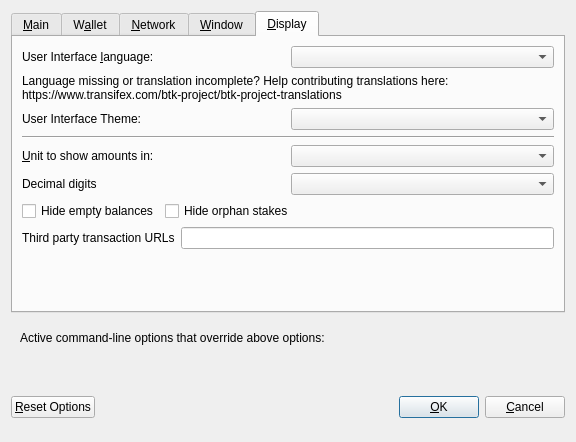
<?xml version="1.0" encoding="UTF-8"?>
<ui version="4.0">
 <class>OptionsDialog</class>
 <widget class="QDialog" name="OptionsDialog">
  <property name="geometry">
   <rect>
    <x>0</x>
    <y>0</y>
    <width>576</width>
    <height>442</height>
   </rect>
  </property>
  <property name="windowTitle">
   <string>Options</string>
  </property>
  <property name="modal">
   <bool>true</bool>
  </property>
  <layout class="QVBoxLayout" name="verticalLayout">
   <item>
    <widget class="QTabWidget" name="tabWidget">
     <property name="currentIndex">
      <number>4</number>
     </property>
     <widget class="QWidget" name="tabMain">
      <attribute name="title">
       <string>&amp;Main</string>
      </attribute>
      <layout class="QVBoxLayout" name="verticalLayout_Main">
       <item>
        <widget class="QCheckBox" name="bitcoinAtStartup">
         <property name="toolTip">
          <string>Automatically start BTK after logging in to the system.</string>
         </property>
         <property name="text">
          <string>&amp;Start BTK on system login</string>
         </property>
        </widget>
       </item>
       <item>
        <layout class="QHBoxLayout" name="horizontalLayout_2_Main">
         <item>
          <widget class="QLabel" name="databaseCacheLabel">
           <property name="text">
            <string>Size of &amp;database cache</string>
           </property>
           <property name="textFormat">
            <enum>Qt::PlainText</enum>
           </property>
           <property name="buddy">
            <cstring>databaseCache</cstring>
           </property>
          </widget>
         </item>
         <item>
          <widget class="QSpinBox" name="databaseCache"/>
         </item>
         <item>
          <widget class="QLabel" name="databaseCacheUnitLabel">
           <property name="text">
            <string>MB</string>
           </property>
           <property name="textFormat">
            <enum>Qt::PlainText</enum>
           </property>
          </widget>
         </item>
         <item>
          <spacer name="horizontalSpacer_2_Main">
           <property name="orientation">
            <enum>Qt::Horizontal</enum>
           </property>
           <property name="sizeHint" stdset="0">
            <size>
             <width>40</width>
             <height>20</height>
            </size>
           </property>
          </spacer>
         </item>
        </layout>
       </item>
       <item>
        <layout class="QHBoxLayout" name="horizontalLayout_3_Main">
         <item>
          <widget class="QLabel" name="threadsScriptVerifLabel">
           <property name="text">
            <string>Number of script &amp;verification threads</string>
           </property>
           <property name="textFormat">
            <enum>Qt::PlainText</enum>
           </property>
           <property name="buddy">
            <cstring>threadsScriptVerif</cstring>
           </property>
          </widget>
         </item>
         <item>
          <widget class="QSpinBox" name="threadsScriptVerif">
           <property name="toolTip">
            <string>(0 = auto, &lt;0 = leave that many cores free)</string>
           </property>
          </widget>
         </item>
         <item>
          <spacer name="horizontalSpacer_3_Main">
           <property name="orientation">
            <enum>Qt::Horizontal</enum>
           </property>
           <property name="sizeHint" stdset="0">
            <size>
             <width>40</width>
             <height>20</height>
            </size>
           </property>
          </spacer>
         </item>
        </layout>
       </item>
       <item>
        <spacer name="verticalSpacer_2">
         <property name="orientation">
          <enum>Qt::Vertical</enum>
         </property>
         <property name="sizeHint" stdset="0">
          <size>
           <width>20</width>
           <height>40</height>
          </size>
         </property>
        </spacer>
       </item>
       <item>
        <widget class="QCheckBox" name="checkBoxZeromintEnable">
         <property name="toolTip">
          <string>Enable automatic minting of BTK units to zBTK</string>
         </property>
         <property name="layoutDirection">
          <enum>Qt::LeftToRight</enum>
         </property>
         <property name="text">
          <string>Enable zBTK Automint</string>
         </property>
        </widget>
       </item>
       <item>
        <layout class="QHBoxLayout" name="horizontalLayout_3">
         <item>
          <widget class="QLabel" name="percentage_label">
           <property name="toolTip">
            <string>Percentage of incoming BTK which get automatically converted to zBTK via Zerocoin Protocol (min: 10%)</string>
           </property>
           <property name="text">
            <string>Percentage of autominted zBTK</string>
           </property>
          </widget>
         </item>
         <item>
          <widget class="QSpinBox" name="zeromintPercentage">
           <property name="minimum">
            <number>1</number>
           </property>
           <property name="maximum">
            <number>100</number>
           </property>
          </widget>
         </item>
        </layout>
       </item>
       <item>
        <layout class="QHBoxLayout" name="horizontalLayout" stretch="0,0">
         <property name="sizeConstraint">
          <enum>QLayout::SetFixedSize</enum>
         </property>
         <item>
          <widget class="QLabel" name="labelPreferredDenom">
           <property name="maximumSize">
            <size>
             <width>16777215</width>
             <height>16777215</height>
            </size>
           </property>
           <property name="toolTip">
            <string>Wait with automatic conversion to Zerocoin until enough BTK for this denomination is available</string>
           </property>
           <property name="text">
            <string>Preferred Automint zBTK Denomination</string>
           </property>
          </widget>
         </item>
         <item>
          <widget class="QComboBox" name="preferredDenom">
           <property name="maximumSize">
            <size>
             <width>16777215</width>
             <height>27</height>
            </size>
           </property>
           <property name="toolTip">
            <string>Wait with automatic conversion to Zerocoin until enough BTK for this denomination is available</string>
           </property>
           <property name="maxVisibleItems">
            <number>9</number>
           </property>
           <property name="maxCount">
            <number>9</number>
           </property>
          </widget>
         </item>
        </layout>
       </item>
      </layout>
     </widget>
     <widget class="QWidget" name="tabWallet">
      <attribute name="title">
       <string>W&amp;allet</string>
      </attribute>
      <layout class="QVBoxLayout" name="verticalLayout_Wallet">
       <item>
        <layout class="QHBoxLayout" name="horizontalLayout_2_Wallet">
         <item>
          <widget class="QLabel" name="labelStakeSplitThresholdText">
           <property name="text">
            <string>Stake split threshold:</string>
           </property>
          </widget>
         </item>
         <item>
          <widget class="QSpinBox" name="spinBoxStakeSplitThreshold">
           <property name="minimum">
            <number>1</number>
           </property>
           <property name="maximum">
            <number>999999</number>
           </property>
          </widget>
         </item>
        </layout>
       </item>
       <item>
        <widget class="QGroupBox" name="groupBox">
         <property name="title">
          <string>Expert</string>
         </property>
         <layout class="QVBoxLayout" name="verticalLayout_2">
          <item>
           <widget class="QCheckBox" name="coinControlFeatures">
            <property name="toolTip">
             <string>Whether to show coin control features or not.</string>
            </property>
            <property name="text">
             <string>Enable coin &amp;control features</string>
            </property>
           </widget>
          </item>
          <item>
           <widget class="QCheckBox" name="showMasternodesTab">
            <property name="toolTip">
             <string>Show additional tab listing all your masternodes in first sub-tab&lt;br/&gt;and all masternodes on the network in second sub-tab.</string>
            </property>
            <property name="text">
             <string>Show Masternodes Tab</string>
            </property>
           </widget>
          </item>
          <item>
           <widget class="QCheckBox" name="spendZeroConfChange">
            <property name="toolTip">
             <string>If you disable the spending of unconfirmed change, the change from a transaction&lt;br/&gt;cannot be used until that transaction has at least one confirmation.&lt;br/&gt;This also affects how your balance is computed.</string>
            </property>
            <property name="text">
             <string>&amp;Spend unconfirmed change</string>
            </property>
           </widget>
          </item>
         </layout>
        </widget>
       </item>
       <item>
        <spacer name="verticalSpacer_Wallet">
         <property name="orientation">
          <enum>Qt::Vertical</enum>
         </property>
         <property name="sizeHint" stdset="0">
          <size>
           <width>20</width>
           <height>40</height>
          </size>
         </property>
        </spacer>
       </item>
      </layout>
     </widget>
     <widget class="QWidget" name="tabNetwork">
      <attribute name="title">
       <string>&amp;Network</string>
      </attribute>
      <layout class="QVBoxLayout" name="verticalLayout_Network">
       <item>
        <widget class="QCheckBox" name="mapPortUpnp">
         <property name="toolTip">
          <string>Automatically open the BTK client port on the router. This only works when your router supports UPnP and it is enabled.</string>
         </property>
         <property name="text">
          <string>Map port using &amp;UPnP</string>
         </property>
        </widget>
       </item>
       <item>
        <widget class="QCheckBox" name="allowIncoming">
         <property name="toolTip">
          <string>Accept connections from outside</string>
         </property>
         <property name="text">
          <string>Allow incoming connections</string>
         </property>
        </widget>
       </item>
       <item>
        <widget class="QCheckBox" name="connectSocks">
         <property name="toolTip">
          <string>Connect to the BTK network through a SOCKS5 proxy.</string>
         </property>
         <property name="text">
          <string>&amp;Connect through SOCKS5 proxy (default proxy):</string>
         </property>
        </widget>
       </item>
       <item>
        <layout class="QHBoxLayout" name="horizontalLayout_1_Network">
         <item>
          <widget class="QLabel" name="proxyIpLabel">
           <property name="text">
            <string>Proxy &amp;IP:</string>
           </property>
           <property name="textFormat">
            <enum>Qt::PlainText</enum>
           </property>
           <property name="buddy">
            <cstring>proxyIp</cstring>
           </property>
          </widget>
         </item>
         <item>
          <widget class="QValidatedLineEdit" name="proxyIp">
           <property name="minimumSize">
            <size>
             <width>140</width>
             <height>0</height>
            </size>
           </property>
           <property name="maximumSize">
            <size>
             <width>140</width>
             <height>16777215</height>
            </size>
           </property>
           <property name="toolTip">
            <string>IP address of the proxy (e.g. IPv4: 127.0.0.1 / IPv6: ::1)</string>
           </property>
          </widget>
         </item>
         <item>
          <widget class="QLabel" name="proxyPortLabel">
           <property name="text">
            <string>&amp;Port:</string>
           </property>
           <property name="textFormat">
            <enum>Qt::PlainText</enum>
           </property>
           <property name="buddy">
            <cstring>proxyPort</cstring>
           </property>
          </widget>
         </item>
         <item>
          <widget class="QLineEdit" name="proxyPort">
           <property name="minimumSize">
            <size>
             <width>55</width>
             <height>0</height>
            </size>
           </property>
           <property name="maximumSize">
            <size>
             <width>55</width>
             <height>16777215</height>
            </size>
           </property>
           <property name="toolTip">
            <string>Port of the proxy (e.g. 9050)</string>
           </property>
          </widget>
         </item>
         <item>
          <spacer name="horizontalSpacer_1_Network">
           <property name="orientation">
            <enum>Qt::Horizontal</enum>
           </property>
           <property name="sizeHint" stdset="0">
            <size>
             <width>40</width>
             <height>20</height>
            </size>
           </property>
          </spacer>
         </item>
        </layout>
       </item>
       <item>
        <spacer name="verticalSpacer_Network">
         <property name="orientation">
          <enum>Qt::Vertical</enum>
         </property>
         <property name="sizeHint" stdset="0">
          <size>
           <width>20</width>
           <height>40</height>
          </size>
         </property>
        </spacer>
       </item>
      </layout>
     </widget>
     <widget class="QWidget" name="tabWindow">
      <attribute name="title">
       <string>&amp;Window</string>
      </attribute>
      <layout class="QVBoxLayout" name="verticalLayout_Window">
       <item>
        <widget class="QCheckBox" name="minimizeToTray">
         <property name="toolTip">
          <string>Show only a tray icon after minimizing the window.</string>
         </property>
         <property name="text">
          <string>&amp;Minimize to the tray instead of the taskbar</string>
         </property>
        </widget>
       </item>
       <item>
        <widget class="QCheckBox" name="minimizeOnClose">
         <property name="toolTip">
          <string>Minimize instead of exit the application when the window is closed. When this option is enabled, the application will be closed only after selecting Quit in the menu.</string>
         </property>
         <property name="text">
          <string>M&amp;inimize on close</string>
         </property>
        </widget>
       </item>
       <item>
        <spacer name="verticalSpacer_Window">
         <property name="orientation">
          <enum>Qt::Vertical</enum>
         </property>
         <property name="sizeHint" stdset="0">
          <size>
           <width>20</width>
           <height>40</height>
          </size>
         </property>
        </spacer>
       </item>
      </layout>
     </widget>
     <widget class="QWidget" name="tabDisplay">
      <attribute name="title">
       <string>&amp;Display</string>
      </attribute>
      <layout class="QVBoxLayout" name="verticalLayout_Display">
       <item>
        <layout class="QHBoxLayout" name="horizontalLayout_1_Display">
         <item>
          <widget class="QLabel" name="langLabel">
           <property name="text">
            <string>User Interface &amp;language:</string>
           </property>
           <property name="textFormat">
            <enum>Qt::PlainText</enum>
           </property>
           <property name="buddy">
            <cstring>lang</cstring>
           </property>
          </widget>
         </item>
         <item>
          <widget class="QValueComboBox" name="lang">
           <property name="toolTip">
            <string>The user interface language can be set here. This setting will take effect after restarting BTK.</string>
           </property>
          </widget>
         </item>
        </layout>
       </item>
       <item>
        <widget class="QLabel" name="label_3">
         <property name="toolTip">
          <string notr="true"/>
         </property>
         <property name="statusTip">
          <string notr="true"/>
         </property>
         <property name="whatsThis">
          <string notr="true"/>
         </property>
         <property name="accessibleName">
          <string notr="true"/>
         </property>
         <property name="text">
          <string>Language missing or translation incomplete? Help contributing translations here:
https://www.transifex.com/btk-project/btk-project-translations</string>
         </property>
         <property name="wordWrap">
          <bool>true</bool>
         </property>
         <property name="openExternalLinks">
          <bool>true</bool>
         </property>
         <property name="textInteractionFlags">
          <set>Qt::TextBrowserInteraction</set>
         </property>
        </widget>
       </item>
       <item>
        <layout class="QHBoxLayout" name="horizontalLayout_2_Display" stretch="0,0">
         <item>
          <widget class="QLabel" name="themeLabel">
           <property name="text">
            <string>User Interface Theme:</string>
           </property>
          </widget>
         </item>
         <item>
          <widget class="QValueComboBox" name="theme"/>
         </item>
        </layout>
       </item>
       <item>
        <widget class="Line" name="line">
         <property name="orientation">
          <enum>Qt::Horizontal</enum>
         </property>
        </widget>
       </item>
       <item>
        <layout class="QHBoxLayout" name="horizontalLayout_3_Display">
         <item>
          <widget class="QLabel" name="unitLabel">
           <property name="text">
            <string>&amp;Unit to show amounts in:</string>
           </property>
           <property name="textFormat">
            <enum>Qt::PlainText</enum>
           </property>
           <property name="buddy">
            <cstring>unit</cstring>
           </property>
          </widget>
         </item>
         <item>
          <widget class="QValueComboBox" name="unit">
           <property name="toolTip">
            <string>Choose the default subdivision unit to show in the interface and when sending coins.</string>
           </property>
          </widget>
         </item>
        </layout>
       </item>
       <item>
        <layout class="QHBoxLayout" name="horizontalLayout_4_Display">
         <item>
          <widget class="QLabel" name="digitsLabel">
           <property name="text">
            <string>Decimal digits</string>
           </property>
          </widget>
         </item>
         <item>
          <widget class="QValueComboBox" name="digits"/>
         </item>
        </layout>
       </item>
       <item>
        <layout class="QHBoxLayout" name="horizontalLayout_5_Display">
         <item>
          <widget class="QCheckBox" name="checkBoxHideZeroBalances">
           <property name="toolTip">
            <string>Hide empty balances</string>
           </property>
           <property name="layoutDirection">
            <enum>Qt::LeftToRight</enum>
           </property>
           <property name="text">
            <string>Hide empty balances</string>
           </property>
          </widget>
         </item>
         <item>
          <widget class="QCheckBox" name="checkBoxHideOrphans">
           <property name="toolTip">
            <string>Hide orphan stakes in transaction lists</string>
           </property>
           <property name="text">
            <string>Hide orphan stakes</string>
           </property>
          </widget>
         </item>
         <item>
          <spacer name="horizontalSpacer">
           <property name="orientation">
            <enum>Qt::Horizontal</enum>
           </property>
           <property name="sizeHint" stdset="0">
            <size>
             <width>40</width>
             <height>20</height>
            </size>
           </property>
          </spacer>
         </item>
        </layout>
       </item>
       <item>
        <layout class="QHBoxLayout" name="horizontalLayout_6_Display">
         <item>
          <widget class="QLabel" name="thirdPartyTxUrlsLabel">
           <property name="toolTip">
            <string>Third party URLs (e.g. a block explorer) that appear in the transactions tab as context menu items. %s in the URL is replaced by transaction hash. Multiple URLs are separated by vertical bar |.</string>
           </property>
           <property name="text">
            <string>Third party transaction URLs</string>
           </property>
           <property name="buddy">
            <cstring>thirdPartyTxUrls</cstring>
           </property>
          </widget>
         </item>
         <item>
          <widget class="QLineEdit" name="thirdPartyTxUrls">
           <property name="toolTip">
            <string>Third party URLs (e.g. a block explorer) that appear in the transactions tab as context menu items. %s in the URL is replaced by transaction hash. Multiple URLs are separated by vertical bar |.</string>
           </property>
          </widget>
         </item>
        </layout>
       </item>
       <item>
        <spacer name="verticalSpacer">
         <property name="orientation">
          <enum>Qt::Vertical</enum>
         </property>
         <property name="sizeHint" stdset="0">
          <size>
           <width>20</width>
           <height>40</height>
          </size>
         </property>
        </spacer>
       </item>
      </layout>
     </widget>
    </widget>
   </item>
   <item>
    <widget class="QFrame" name="frame">
     <layout class="QVBoxLayout" name="verticalLayout_Bottom">
      <item>
       <layout class="QHBoxLayout" name="horizontalLayout_Bottom">
        <item>
         <widget class="QLabel" name="overriddenByCommandLineInfoLabel">
          <property name="text">
           <string>Active command-line options that override above options:</string>
          </property>
          <property name="textFormat">
           <enum>Qt::PlainText</enum>
          </property>
         </widget>
        </item>
        <item>
         <spacer name="horizontalSpacer_Bottom">
          <property name="orientation">
           <enum>Qt::Horizontal</enum>
          </property>
          <property name="sizeHint" stdset="0">
           <size>
            <width>40</width>
            <height>20</height>
           </size>
          </property>
         </spacer>
        </item>
       </layout>
      </item>
      <item>
       <widget class="QLabel" name="overriddenByCommandLineLabel">
        <property name="text">
         <string/>
        </property>
        <property name="textFormat">
         <enum>Qt::PlainText</enum>
        </property>
        <property name="wordWrap">
         <bool>true</bool>
        </property>
       </widget>
      </item>
     </layout>
    </widget>
   </item>
   <item>
    <layout class="QHBoxLayout" name="horizontalLayout_Buttons">
     <item>
      <widget class="QPushButton" name="resetButton">
       <property name="toolTip">
        <string>Reset all client options to default.</string>
       </property>
       <property name="text">
        <string>&amp;Reset Options</string>
       </property>
       <property name="autoDefault">
        <bool>false</bool>
       </property>
      </widget>
     </item>
     <item>
      <spacer name="horizontalSpacer_1">
       <property name="orientation">
        <enum>Qt::Horizontal</enum>
       </property>
       <property name="sizeHint" stdset="0">
        <size>
         <width>40</width>
         <height>48</height>
        </size>
       </property>
      </spacer>
     </item>
     <item>
      <widget class="QLabel" name="statusLabel">
       <property name="minimumSize">
        <size>
         <width>200</width>
         <height>0</height>
        </size>
       </property>
       <property name="font">
        <font>
         <weight>75</weight>
         <bold>true</bold>
        </font>
       </property>
       <property name="text">
        <string/>
       </property>
       <property name="textFormat">
        <enum>Qt::PlainText</enum>
       </property>
       <property name="wordWrap">
        <bool>true</bool>
       </property>
      </widget>
     </item>
     <item>
      <spacer name="horizontalSpacer_2">
       <property name="orientation">
        <enum>Qt::Horizontal</enum>
       </property>
       <property name="sizeHint" stdset="0">
        <size>
         <width>40</width>
         <height>48</height>
        </size>
       </property>
      </spacer>
     </item>
     <item>
      <widget class="QPushButton" name="okButton">
       <property name="text">
        <string>&amp;OK</string>
       </property>
       <property name="autoDefault">
        <bool>false</bool>
       </property>
       <property name="default">
        <bool>true</bool>
       </property>
      </widget>
     </item>
     <item>
      <widget class="QPushButton" name="cancelButton">
       <property name="text">
        <string>&amp;Cancel</string>
       </property>
       <property name="autoDefault">
        <bool>false</bool>
       </property>
      </widget>
     </item>
    </layout>
   </item>
  </layout>
 </widget>
 <customwidgets>
  <customwidget>
   <class>QValidatedLineEdit</class>
   <extends>QLineEdit</extends>
   <header>qvalidatedlineedit.h</header>
  </customwidget>
  <customwidget>
   <class>QValueComboBox</class>
   <extends>QComboBox</extends>
   <header>qvaluecombobox.h</header>
  </customwidget>
 </customwidgets>
 <resources/>
 <connections/>
</ui>
